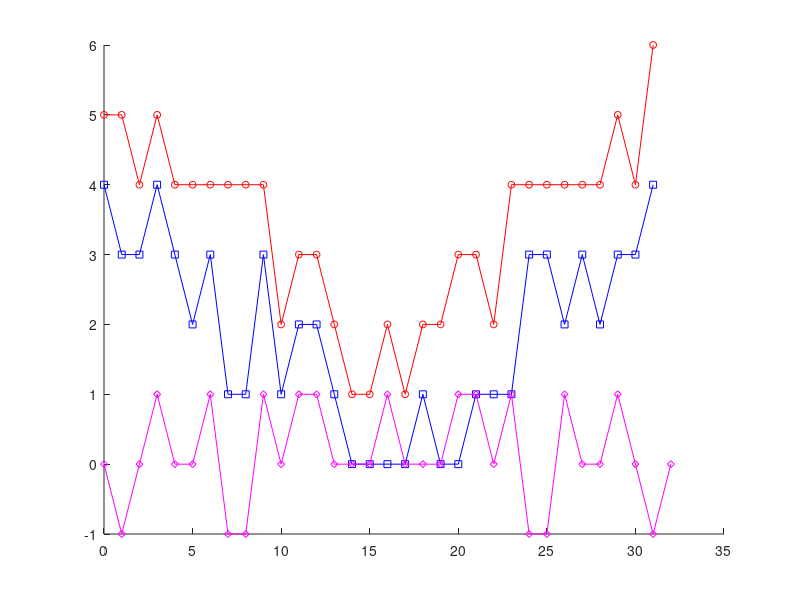

Write MATLAB code to recreate this figure. (Note: this script raises an error after producing the figure.)
load 6bit_precision_value_index_odd_add.txt;
load 5bit_precision_value_index_odd_add.txt;
load 6bit_precision_value_index_even.txt;
load 5bit_precision_value_index_even.txt;

diff_odd = abs(X6bit_precision_value_index_odd_add(:,2)-2*...
    X5bit_precision_value_index_odd_add(:,2));
diff_even = X6bit_precision_value_index_even(:,2)-2*...
    X5bit_precision_value_index_even(:,2);

up_bound = zeros(32,1);
f_n = zeros(32,1);
dec_f = zeros(32,1);
fid = fopen('upper_bound_add.txt','w','native');
for i = 0:31
    f_n(i+1) = (121/32)*(i/32)*(1-i/32);
    dec_f(i+1) = f_n(i+1)*32-floor(f_n(i+1)*32);
    if dec_f(i+1)>=0.25 && dec_f(i+1)<0.75
        up_bound(i+1) = abs(round((121/128)*(4-(1+4*i)/16)))+2;
    else
        up_bound(i+1) = abs(round((121/128)*(4-(1+4*i)/16)))+1;
    end
    fprintf(fid,'%i %i \r\n',i,up_bound(i+1));
end
fclose(fid);

hold on;
plot([0:31],diff_odd,...
    'MarkerSize',5,'Marker','s','Color',[0 0 1],...
    'DisplayName','|F_{n+1}(2i+1)-2F_{n}(i)|');
plot([0:32],diff_even,...
    'MarkerSize',5,'Marker','d','Color',[1 0 1],...
    'DisplayName','F_{n+1}(2i)-2F_{n}(i)');
plot([0:31],up_bound,...
    'MarkerSize',5,'Marker','o','Color',[1 0 0],...
    'DisplayName','upper bound');

legend('|F_{n+1}(2i+1)-2F_{n}(i)|','F_{n+1}(2i)-2F_{n}(i)','upper bound',0);
% index = legend('|F_{n+1}(2i+1)-2F_{n}(i)|','F_{n+1}(2i)-2F_{n}(i)','upper bound',0);
% set(index,'FontAngle','italic','TextColor',[.3,.2,.1]);
xlabel('$i$','Margin',2,'FontAngle','italic','FontSize',14,...
    'FontName','Times New Roman','interpreter', 'Latex');
% ylabel('$upper bound$','Margin',2,'FontAngle','italic','FontSize',14,...
%     'FontName','Times New Roman','interpreter', 'Latex');

% export_fig('upper_bound_add.pdf','-transparent');
